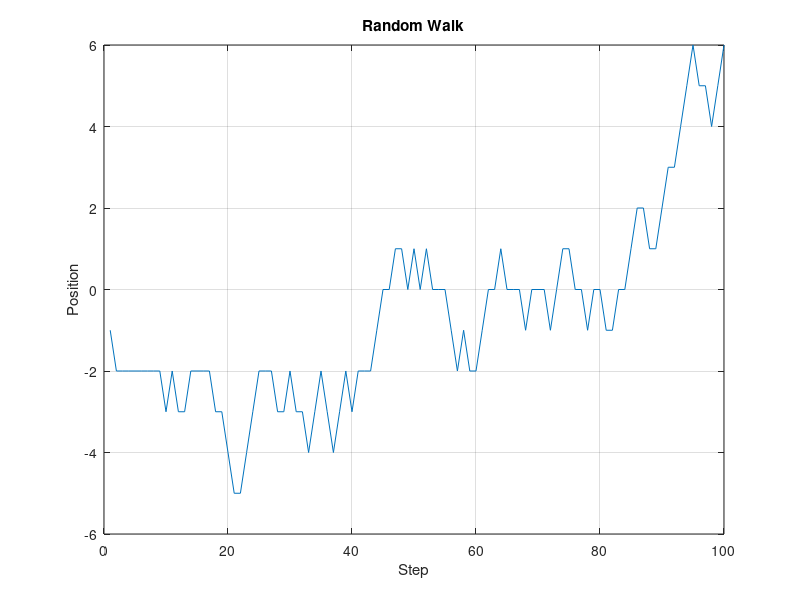

This chart was generated by the following MATLAB code:
% Day 099: Random Walk Simulation and Plot
N = 100;
steps = randi([-1, 1], 1, N);
walk = cumsum(steps);
plot(walk);
title('Random Walk');
xlabel('Step');
ylabel('Position');
grid on;
